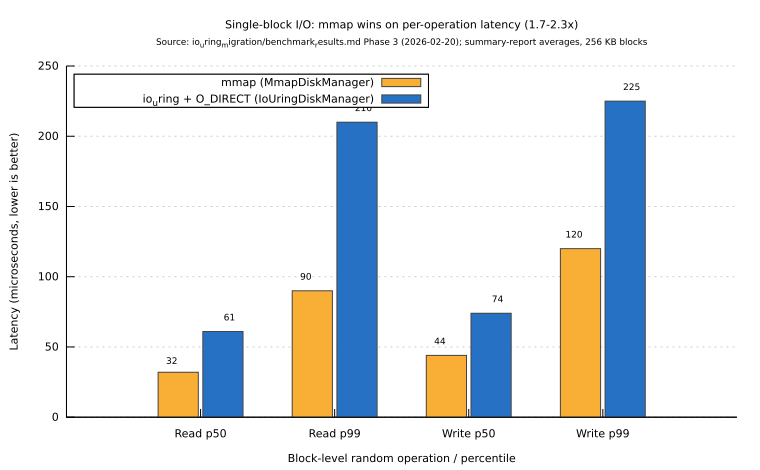

Here is the gnuplot script that generated this plot:
# Self-contained gnuplot script. Rendered in-place by scripts/render-diagrams.sh
# to iouring-vs-mmap-latency.svg. Output basename MUST equal script basename.
set terminal svg size 760,470 font 'DejaVu Sans,11' background rgb 'white'
set output 'iouring-vs-mmap-latency.svg'

set title "Single-block I/O: mmap wins on per-operation latency (1.7-2.3x)\n{/*0.8 Source: io_uring_migration/benchmark_results.md Phase 3 (2026-02-20); summary-report averages, 256 KB blocks}"
set ylabel "Latency (microseconds, lower is better)"
set xlabel "Block-level random operation / percentile"

set style data histograms
set style histogram clustered gap 1.4
set style fill solid 0.92 border rgb '#444444'
set boxwidth 0.9
set yrange [0:250]
set grid ytics lc rgb '#cccccc' lw 1
set key top left box opaque
set border 3
set xtics nomirror
set ytics nomirror

# amber = mmap (page cache), blue = io_uring (submission rings).
set style line 1 lc rgb '#F9A825'   # mmap (amber)
set style line 2 lc rgb '#1565C0'   # io_uring (blue)

# Value labels above each bar (offset pair = the two clustered columns).
set label 1 "32"  at -0.215,40  center font 'DejaVu Sans,9'
set label 2 "61"  at  0.215,71  center font 'DejaVu Sans,9'
set label 3 "90"  at  0.785,100 center font 'DejaVu Sans,9'
set label 4 "210" at  1.215,220 center font 'DejaVu Sans,9'
set label 5 "44"  at  1.785,54  center font 'DejaVu Sans,9'
set label 6 "74"  at  2.215,84  center font 'DejaVu Sans,9'
set label 7 "120" at  2.785,130 center font 'DejaVu Sans,9'
set label 8 "225" at  3.215,235 center font 'DejaVu Sans,9'

plot 'iouring-vs-mmap-latency.dat' using 2:xtic(1) ls 1 title 'mmap (MmapDiskManager)', \
     '' using 3 ls 2 title 'io_uring + O\_DIRECT (IoUringDiskManager)'
